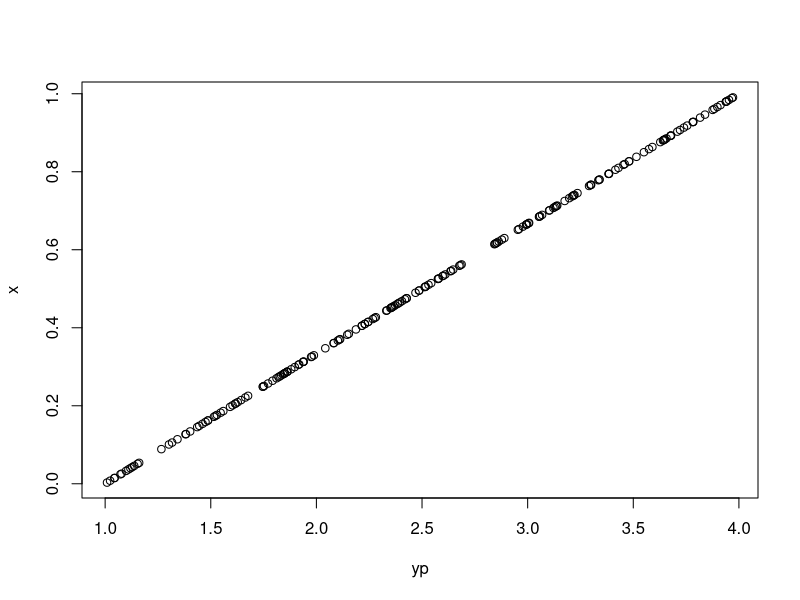
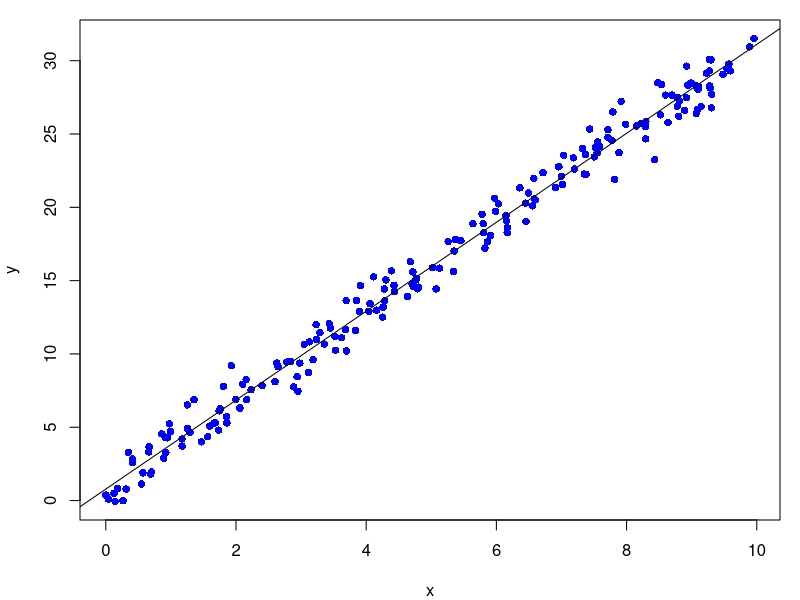
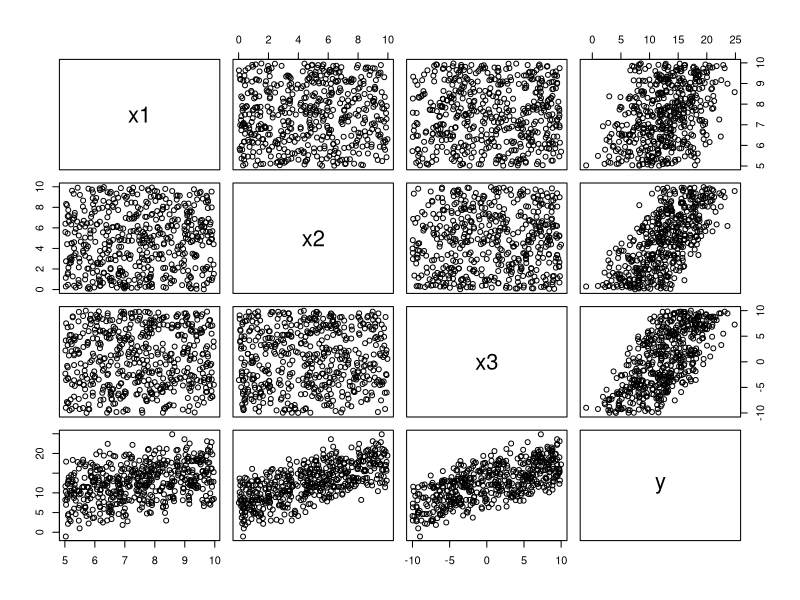

Source code (R) for these figures, in order:

# ajuste lineal sin ruido
x = runif(200,0,1)
y = 3*x+1

# computing the regression line
mx = mean(x)
my = mean(y)
sx = sd(x)
sy = sd(y)
r = sum((x-mx)*(y-my))/sqrt(sum((x-mx)^2)*sum((y-my)^2))
r2 = cor(x,y)
  
m = r*sy/sx
b = my - m*mx
yp = m*x + b
plot(x~yp)

# agreguemos ruido
x = runif(200,0,10)
y = 3*x + 1 + rnorm(200, 0, 1)
regresion = lm(y~x)
png('linealruido.png',width=2000,height=2000,res=300)
par(mar=c(4,4,1,1))
plot(y~x, main="", col= 'blue', pch = 16)
abline(regresion)
dev.off()

# regresion lineal multiple
x1 = runif(500, 5, 10)
x2 = runif(500, 0, 10)
x3 = runif(500, -10, 10)
y = x1 + x2 + 0.5*x3 + rnorm(500,0,1)
datos = data.frame("x1" = x1, "x2" = x2, "x3" = x3 , "y" = y)
png('linealmultiple.png',width=2000,height=2000,res=300)
pairs(datos)
dev.off()
ajuste = lm(y~x1+x2+x3)
summary(ajuste)

# transformadas
x1 = rnorm(500, 100, 5)
y = 0.2 + 0.03*x1^2
